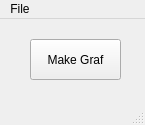
<?xml version="1.0" encoding="UTF-8"?>
<ui version="4.0">
 <class>XPS_MainWindow</class>
 <widget class="QMainWindow" name="XPS_MainWindow">
  <property name="geometry">
   <rect>
    <x>0</x>
    <y>0</y>
    <width>145</width>
    <height>125</height>
   </rect>
  </property>
  <property name="cursor">
   <cursorShape>ArrowCursor</cursorShape>
  </property>
  <property name="windowTitle">
   <string>MainWindow</string>
  </property>
  <widget class="QWidget" name="centralwidget">
   <widget class="QPushButton" name="graf">
    <property name="geometry">
     <rect>
      <x>30</x>
      <y>20</y>
      <width>91</width>
      <height>41</height>
     </rect>
    </property>
    <property name="text">
     <string>Make Graf</string>
    </property>
   </widget>
  </widget>
  <widget class="QMenuBar" name="menubar">
   <property name="geometry">
    <rect>
     <x>0</x>
     <y>0</y>
     <width>145</width>
     <height>21</height>
    </rect>
   </property>
   <widget class="QMenu" name="menuFile">
    <property name="title">
     <string>File</string>
    </property>
    <addaction name="actionLoad"/>
    <addaction name="actionSave"/>
    <addaction name="actionExit"/>
   </widget>
   <addaction name="menuFile"/>
  </widget>
  <widget class="QStatusBar" name="statusbar"/>
  <action name="actionLoad">
   <property name="text">
    <string>Load File</string>
   </property>
  </action>
  <action name="actionSave">
   <property name="text">
    <string>Save Data</string>
   </property>
  </action>
  <action name="actionExit">
   <property name="text">
    <string>Exit</string>
   </property>
  </action>
 </widget>
 <resources/>
 <connections/>
</ui>
